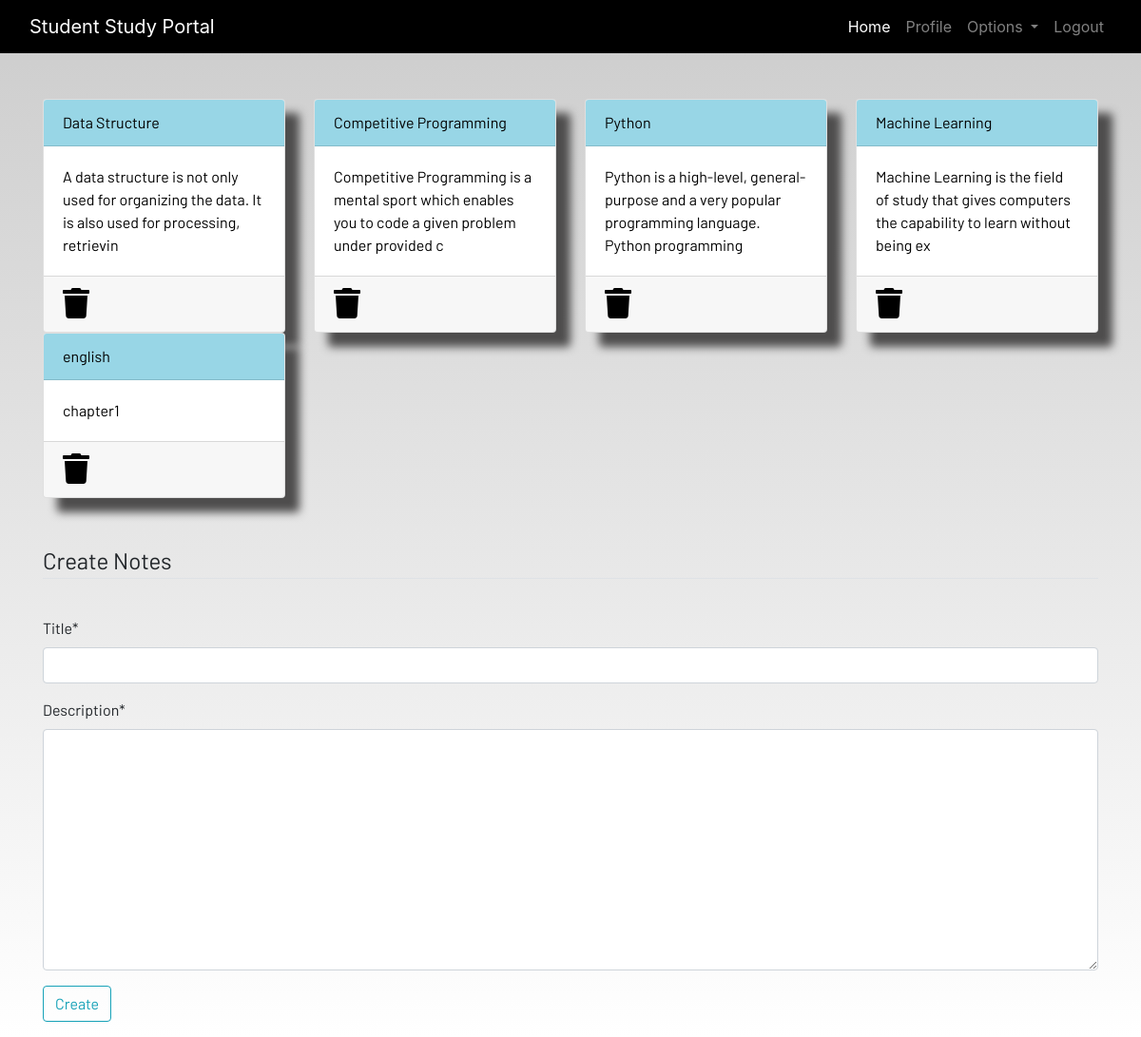
Page /notes (signed in) on the committed database.
### dashboard/models.py (models this page shows, shortened)
class Notes(models.Model):
    user = models.ForeignKey(User, on_delete = models.CASCADE)
    title = models.CharField(max_length=200)
    description = models.TextField()
    class Meta:
        verbose_name = "notes"
        verbose_name_plural = "notes"

### dashboard/views.py (the view)
# urls.py: path('notes',views.notes, name='notes'),
@login_required
def notes(request):
    if request.method == "POST":
        form = NotesForm(request.POST)
        if form.is_valid():
            notes = Notes(user =  request.user, title = request.POST['title'], description=request.POST['description'])
            notes.save()
        messages.success(request, f"Notes Added from {request.user.username} Successfully")
    else:
        form = NotesForm()
    notes = Notes.objects.filter(user=request.user)
    context = {'notes':notes, 'form':form}
    return render(request,'dashboard/notes.html', context)

### dashboard/forms.py
class NotesForm(forms.ModelForm):
    class  Meta:
        model = Notes
        fields = ['title','description']

### dashboard/templates/dashboard/notes.html (shortened to what this page needs)
{% extends 'dashboard/base.html' %}
{% load crispy_forms_tags %}
{% load static %}
{% block content %}
<div class="container">
    <div class="row">
        {% for note in notes  %}
        <div class="col-md-3">
            <a href={% url 'notes-detail' note.id%}>
                <div class="card">
                    <div class="card-header">{{note.title}}</div>
                    <div class="card-body">{{note.description | slice:"0:100"}}</div>
                    <div class="card-footer mt-auto "><a href="{% url 'delete-note' note.id %}">
                        <i class="fa fa-trash fa-2x"></i></a>
                    </div>
                </div>
            </a>
        </div>
        {% endfor %}
        <br><br>
    </div>
</div>
<br><br>
<div class="container">
    <form method="POST">
        <fieldset class="form-group">
            <legend class="border-bottom mb-4">Create Notes</legend>
        </fieldset>
        {{form | crispy}}
        <div class="form-group">
            <button href="" class="btn btn-outline-info" type="submit">
                Create
            </button>
        </div>
    </form>
</div>
{% endblock content %}

### dashboard/templates/dashboard/base.html (shortened to what this page needs)
<!DOCTYPE html>
{% load static %}
<html lang="en">
<head>
  <link rel="stylesheet" href="https://stackpath.bootstrapcdn.com/bootstrap/4.3.1/css/bootstrap.min.css"
 />
  <link rel="stylesheet" href="https://use.fontawesome.com/releases/v5.7.2/css/all.css"
 />
  <link rel="stylesheet" href="{% static 'css/main.css' %}" />
</head>
<body>
  <header>
    <nav class="navbar navbar-expand-lg navbar-dark bg-dark">
      <div class="container-fluid">
        <a class="navbar-brand" href="{% url 'home'%}">Student Study Portal</a>
        <div class="collapse navbar-collapse justify-content-end" id="navbarSupportedContent">
          <ul class="navbar-nav mb-2 mb-lg-0">
            <li class="nav-item">
              <a class="nav-link active" aria-current="page" href="{% url 'home' %}">Home</a>
            </li>
            {% if user.is_authenticated %}
            <li class="nav-item">
              <a class="nav-link" href="{% url 'profile' %}">Profile</a>
            </li>
            <li class="nav-item dropdown">
              <a class="nav-link dropdown-toggle" href="#" id="navbarDropdown" role="button" data-toggle="dropdown"
                aria-haspopup="true" aria-expanded="false">
                Options
              </a>
            </li>
            <li class="nav-item">
              <a class="nav-link" href="{% url 'logout' %}">Logout</a>
            </li>
            {% endif %}
          </ul>
        </div>
      </div>
    </nav>
  </header>
  <br /><br />
  <main>
    {% block content %}
    {% endblock content %}
  </main>
</body>
</html>

### static/css/main.css (style rules this page uses)
html { scroll-behavior: smooth; height: 100%; width: 100%; }
main { font-family: Barlow, Quicksand, Rubik, sans-serif, serif, 'Times New Roman', Times, serif !important; }
.navbar { background-color: rgb(0, 0, 0) !important; }
.card { box-shadow: 15px 15px 10px rgb(78, 77, 77); }
a { text-decoration: none !important; color: black; }
.card-header { color: black !important; background: rgb(152, 214, 230) !important; transition: 0.3s ease-in; }
html, body { max-width: 100%; overflow-x: hidden; height: 100%; width: 100%; }
body { background: linear-gradient(rgba(0, 0, 0, 0.2), rgba(255, 255, 255, 0.5)); overflow-x: hidden; background-repeat: no-repeat; }
.card-header { background-color: rgb(133, 204, 231); }
.col-md-3 .card { width: 100%; height: 100%; }
.fa { color: black; }

### rows in the picture
Notes: title "Data Structure", description "A data structure is not only used for organizing the data. It is also used for processing, retrievin"
Notes: title "Competitive Programming", description "Competitive Programming is a mental sport which enables you to code a given problem under provided c"
Notes: title "Python", description "Python is a high-level, general-purpose and a very popular programming language. Python programming"
Notes: title "Machine Learning", description "Machine Learning is the field of study that gives computers the capability to learn without being ex"
Notes: title "english", description "chapter1"
